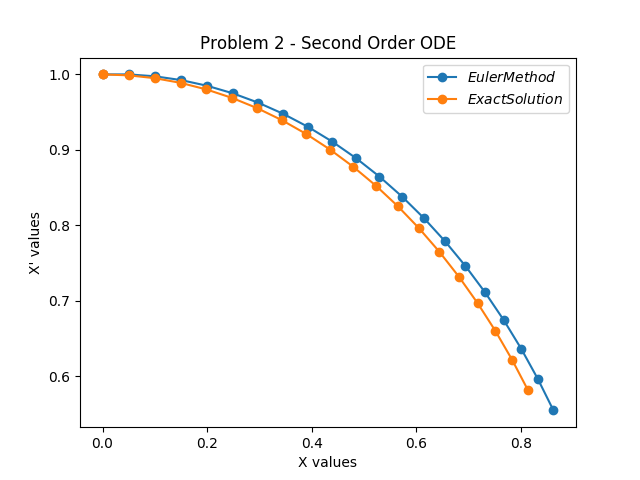

This figure's Julia source:
function x(last_x, h, last_x_prime)
	return last_x+h*last_x_prime
end

function xprime(last_x, h, last_x_prime)
	return last_x_prime-h*last_x
end

function euler(starting_x, starting_x_prime, h, N)
	x_list = [starting_x*1.0]
	y_list = [starting_x_prime*1.0]
	for i in 1:N
		x_next = x(x_list[i], h, y_list[i])
		x_prime_next = xprime(x_list[i], h, y_list[i])
		push!(x_list, x_next)
		push!(y_list, x_prime_next)
	end
	return x_list, y_list
end

function exact(starting_x, starting_x_prime, h, N)
	#exact soln x(t)=sin(x)
	x_list = [starting_x*1.0]
	y_list = [starting_x_prime*1.0]
	t=0
	for i in 1:N
		x_next = sin(t)
		y_next = cos(t)
		t+=h
		push!(x_list, x_next)
		push!(y_list,y_next)
	end
	return x_list, y_list
end

function energy(x_list, y_list, h, N)
	time = []
	energy = []
	t = 0.0
	for i in 1:N
		push!(time, t)
		e = .5*x_list[i]^2+.5*y_list[i]^2
		push!(energy, e)
		t += h
	end
	return time, energy

end

#plot x vs x_prime
x_list, y_list = euler(0, 1, .05, 20)
x_list_exact, y_list_exact = exact(0,1,.05,20)
using PyPlot
figure()
plot(x_list,y_list,"o-",label=L"Euler Method")
plot(x_list_exact, y_list_exact,"o-",label=L"Exact Solution")
xlabel("X values")
ylabel("X' values")
legend()
title("Problem 2 - Second Order ODE")
savefig("problem4.png")
print("half done")

x_list, y_list = euler(0, 1, .2, 200)
time, en = energy(x_list, y_list, .2, 200)

using PyPlot
figure()
plot(time,en)
xlabel("Time")
ylabel("Energy")
title("Euler Method for Conservation of Energy")
savefig("problem4energy.png")
print("done")

function leapfrog(starting_x, starting_x_prime, h, N)
	x_list = [1.0*starting_x]
	y_list = [1.0*starting_x_prime]
	for i in 1:N
		v_half = y_list[i]+h/2.0*-(x_list[i])
		x_next = x_list[i]+h*v_half
		y_next = v_half+h/2.0*(-x_next)
		push!(x_list, x_next)
		push!(y_list, y_next)
	end
	return x_list, y_list
end

x_list, y_list = leapfrog(0,1.0, .05, 20)
x_list1, y_list1 = leapfrog(0,1.0, .2, 200)

time, en = energy(x_list1, y_list1, .2, 200)
x_list_exact, y_list_exact = exact(0,1,.05,20)
using PyPlot
figure()
plot(x_list, y_list, "o-", label=L"Leapfrog Method")
plot(x_list_exact, y_list_exact,"o-",label=L"Exact Solution")
xlabel("X Values")
ylabel("X' Values")
legend()
title("Leapfrog Solution to Second Order ODE")
savefig("problem4leapfrog.png")
print("leapfrog done")

using PyPlot
figure()
plot(time, en)
xlabel("Time")
ylabel("Energy")
title("Leapfrog Solution Energy")
savefig("problem4leapfrogenergy.png")
print("really done")


#Forward vs reverse integration
x_list, y_list = euler(0, 1, .05, 20)
print(x_list[20],y_list[20])
x_rev, y_rev = euler(0.8417903781742831, 0.5402146250460914,-.05,20)
using PyPlot
figure()
plot(x_list,y_list,"o-",label=L"Forward Euler")
plot(x_rev, y_rev,"o-",label=L"Reversed Euler")
plot(x_list_exact, y_list_exact,"o-",label=L"Exact Solution")
xlabel("X values")
ylabel("X' values")
legend()
title("Problem 4 - Forward vs Reverse Euler")
savefig("problem4forwardreverse.png")




#Forward vs reverse integration
x_list, y_list = leapfrog(0, 1, .05, 20)
print(x_list[21],y_list[21])
x_rev, y_rev = leapfrog(0.8417903781742831, 0.5402146250460914,-.05,20)
using PyPlot
figure()
plot(x_list,y_list,"o-",label=L"Forward Leapfrog")
plot(x_rev, y_rev,"o-",label=L"Reversed Leapfrog")
plot(x_list_exact, y_list_exact,"o-",label=L"Exact Solution")
xlabel("X values")
ylabel("X' values")
legend()
title("Problem 4 - Forward vs Reverse Leapfrog")
savefig("problem4leapfrog_frev.png")
